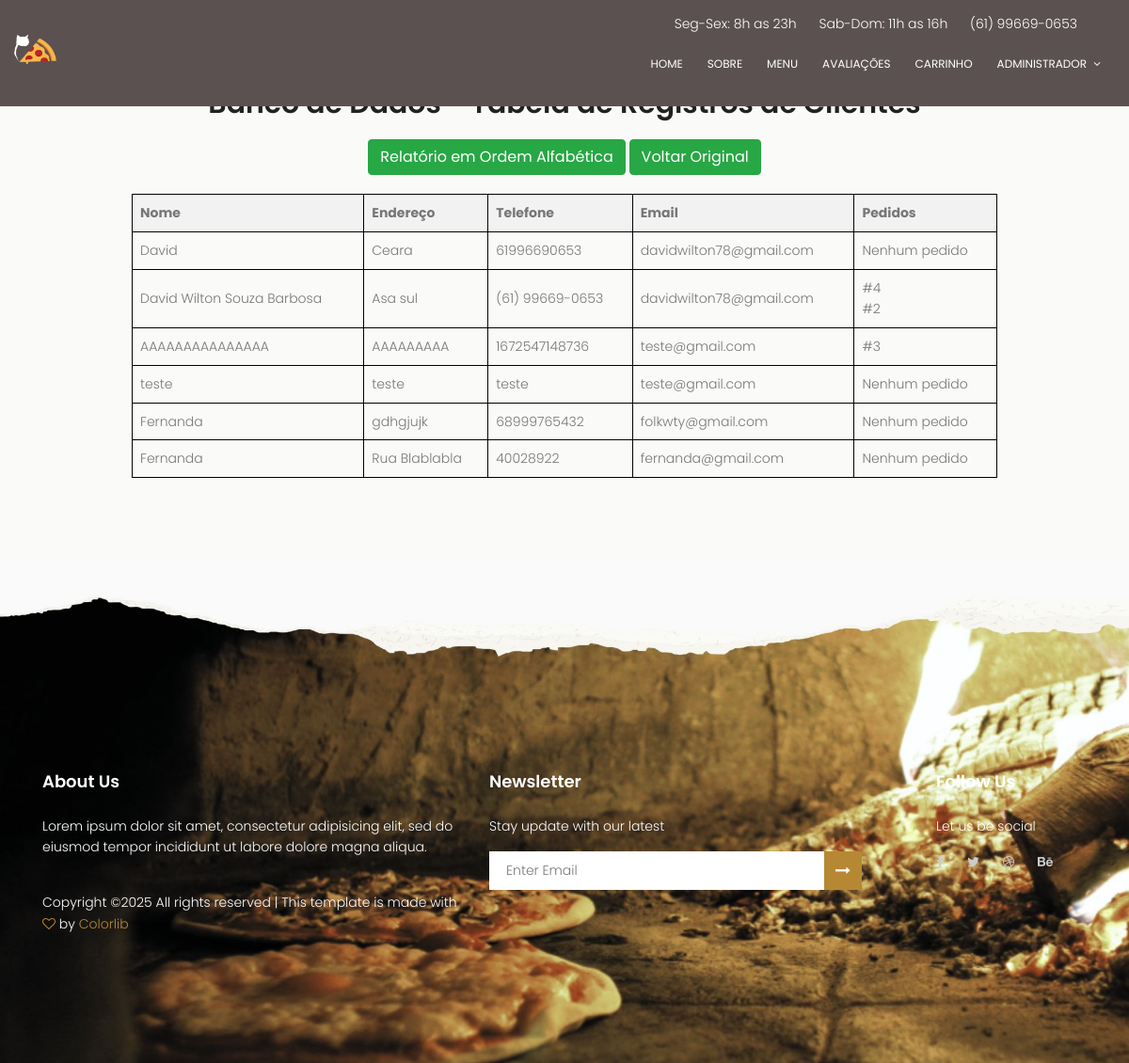
Screenshot of /clientes with the database file from the repository.
### models/pedidos.py (models this page shows, shortened)
class Cliente(db.Model):
    id = db.Column(db.Integer, primary_key=True)
    nome = db.Column(db.String(100), nullable=False)
    endereco = db.Column(db.String(200))
    telefone = db.Column(db.String(20), nullable=False)
    email = db.Column(db.String(100))
    pedidos = db.relationship('Pedido', backref='cliente', lazy=True)

class Pedido(db.Model):
    id = db.Column(db.Integer, primary_key=True)
    numero_pedido = db.Column(db.Integer, unique=True, nullable=False)
    cliente_id = db.Column(db.Integer, db.ForeignKey('cliente.id'), nullable=False)
    itens = db.Column(db.JSON, nullable=False)
    preco_total = db.Column(db.Float, nullable=False)
    local_entrega = db.Column(db.String(100), nullable=False)
    data_pedido = db.Column(db.DateTime, default=db.func.current_timestamp())

### app.py (the view)
@app.route('/clientes')
def lista_clientes():
    clientes = Cliente.query.all()
    return render_template('tabela_cliente.html', clientes=clientes)

### templates/tabela_cliente.html (shortened to what this page needs)
	<!DOCTYPE html>
	<html lang="zxx" class="no-js">
	<head>
			<link rel="stylesheet" href="{{ url_for('static', filename='css/linearicons.css') }}">
			<link rel="stylesheet" href="{{ url_for('static', filename='css/owl.carousel.css') }}">
			<link rel="stylesheet" href="{{ url_for('static', filename='css/font-awesome.min.css') }}">
			<link rel="stylesheet" href="{{ url_for('static', filename='css/nice-select.css') }}">
			<link rel="stylesheet" href="{{ url_for('static', filename='css/magnific-popup.css') }}">
			<link rel="stylesheet" href="{{ url_for('static', filename='css/bootstrap.css') }}">
			<link rel="stylesheet" href="{{ url_for('static', filename='css/main.css') }}">
		</head>
		<body>
			<header id="header" id="home">
				<div class="header-top">
		  			<div class="container">
				  		<div class="row justify-content-end">
				  			<div class="col-lg-8 col-sm-4 col-8 header-top-right no-padding">
				  				<ul>
				  					<li>
				  						Seg-Sex: 8h as 23h
				  					</li>
				  					<li>
				  						Sab-Dom: 11h as 16h
				  					</li>
				  					<li>
				  						<a href="tel:(61) 99669-0653">(61) 99669-0653</a>
				  					</li>
				  				</ul>
				  			</div>
				  		</div>
		  			</div>
				</div>
			    <div class="container no-padding">
			    	<div class="row align-items-center justify-content-between d-flex">
						<div id="logo">
							<a href="{{ url_for('home') }}">
								<img src="{{ url_for('static', filename='img/logo.png') }}" alt="Logo" title="Logo" width="90" height="auto" />
							</a>
						</div>
				      <nav id="nav-menu-container">
				        <ul class="nav-menu no-padding">
				          <li class="menu-active no-padding"><a href="{{ url_for('home') }}">Home</a></li>
				          <li><a href="#about">Sobre</a></li>
				          <li><a href="{{ url_for('menu') }}">Menu</a></li>
				          <li><a href="#review">Avaliações</a></li>
				          <li><a href="{{ url_for('carrinho') }}">Carrinho</a></li>
				          <li class="menu-has-children no-padding"><a href="">Administrador</a>
				          </li>
				        </ul>
				      </nav>
			    	</div>
			    </div>
			  </header>
			  <section class="generic-banner">
				<div class="container">
					<div class="row height align-items-center justify-content-center">
						<div class="col-lg-10">
							<div class="generic-banner-content">
								<h2>Banco de Dados - Tabela de Registros de Clientes</h2>
								<div style="margin: 20px 0;">
									<a href="{{ url_for('relatorio_clientes') }}" class="btn btn-success">Relatório em Ordem Alfabética</a>
									<a href="{{ url_for('lista_clientes') }}" class="btn btn-success">Voltar Original</a>
								</div>
								<table border="1">
								<tr>
									<th>Nome</th>
									<th>Endereço</th>
									<th>Telefone</th>
									<th>Email</th>
									<th>Pedidos</th>
								</tr>
								{% for cliente in clientes %}
								<tr>
									<td>{{ cliente.nome }}</td>
									<td>{{ cliente.endereco }}</td>
									<td>{{ cliente.telefone }}</td>
									<td>{{ cliente.email }}</td>
									<td>
										{% if cliente.pedidos %}
											{% for pedido in cliente.pedidos %}
												#{{ pedido.numero_pedido }}<br>
											{% endfor %}
										{% else %}
											Nenhum pedido
										{% endif %}
									</td>
								</tr>
								{% endfor %}
							</table>
							</div>
						</div>
					</div>
				</div>
			</section>
			<footer class="footer-area section-gap">
				<div class="container">
					<div class="row">
						<div class="col-lg-5 col-md-6 col-sm-6">
							<div class="single-footer-widget">
								<h6>About Us</h6>
								<p>
									Lorem ipsum dolor sit amet, consectetur adipisicing elit, sed do eiusmod tempor incididunt ut labore dolore magna aliqua.
								</p>
								<p class="footer-text">
Copyright &copy;<script>document.write(new Date().getFullYear());</script> All rights reserved | This template is made with <i class="fa fa-heart-o" aria-hidden="true"></i> by <a href="https://colorlib.com" target="_blank">Colorlib</a>
								</p>
							</div>
						</div>
						<div class="col-lg-5  col-md-6 col-sm-6">
							<div class="single-footer-widget">
								<h6>Newsletter</h6>
								<p>Stay update with our latest</p>
								<div class="" id="mc_embed_signup">
									<form target="_blank" novalidate="true" action="https://spondonit.us12.list-manage.com/subscribe/post?u=1462626880ade1ac87bd9c93a&amp;id=92a4423d01" method="get" class="form-inline">
										<input class="form-control" name="EMAIL" placeholder="Enter Email" onfocus="this.placeholder = ''" onblur="this.placeholder = 'Enter Email '" required="" type="email">
			                            	<button class="click-btn btn btn-default"><i class="fa fa-long-arrow-right" aria-hidden="true"></i></button>
									</form>
								</div>
							</div>
						</div>
						<div class="col-lg-2 col-md-6 col-sm-6 social-widget">
							<div class="single-footer-widget">
								<h6>Follow Us</h6>
								<p>Let us be social</p>
								<div class="footer-social d-flex align-items-center">
									<a href="#"><i class="fa fa-facebook"></i></a>
									<a href="#"><i class="fa fa-twitter"></i></a>
									<a href="#"><i class="fa fa-dribbble"></i></a>
									<a href="#"><i class="fa fa-behance"></i></a>
								</div>
							</div>
						</div>
					</div>
				</div>
			</footer>
		</body>
	</html>

### static/css/main.css (style rules this page uses)
body { color: #777777; font-family: "Poppins", sans-serif; font-size: 14px; font-weight: 300; line-height: 1.625em; position: relative; }
ol, ul { margin: 0; padding: 0; list-style: none; }
a { -webkit-transition: all 0.3s ease 0s; -moz-transition: all 0.3s ease 0s; -o-transition: all 0.3s ease 0s; transition: all 0.3s ease 0s; }
a, a:focus, a:hover { text-decoration: none; outline: 0; }
#logo { transform: scale(0.5); transform-origin: top left; }
.btn i, .btn-large i, .btn-floating i, .btn-large i, .btn-flat i { font-size: 1em; line-height: inherit; }
h1, h2, h3, h4, h5, h6 { font-family: "Poppins", sans-serif; color: #222222; line-height: 1.2em !important; margin-bottom: 0; margin-top: 0; font-weight: 600; }
h2, .h2 { font-size: 30px; }
h6, .h6 { font-size: 14px; color: #222222; }
td, th { border-radius: 0px; }
.container.no-padding { padding-left: 0; padding-right: 0; }
.no-padding { padding: 0; }
h2 { font-size: 30px; }
h6 { font-size: 14px; }
h1, h2, h3, h4, h5, h6 { line-height: 1.5em; }
#header { padding: 14px 0; position: fixed; left: 0; top: 0; right: 0; transition: all 0.5s; z-index: 997; }
.header-top ul { text-align: right; margin-right: 5px; }
.header-top ul li { color: #ffffff; display: inline-block; margin-right: 20px; }
.header-top ul li a { color: #fff; }
#header #logo img { padding: 0; margin: 0; }
.nav-menu, .nav-menu * { margin: 0; padding: 0; list-style: none; }
.nav-menu li { position: relative; white-space: nowrap; }
.nav-menu > li { float: left; }
.sf-arrows .sf-with-ul { padding-right: 30px; }
.sf-arrows .sf-with-ul:after { content: "\f107"; position: absolute; right: 15px; font-family: FontAwesome; font-style: normal; font-weight: normal; }
#nav-menu-container { margin: 0; }
.nav-menu a { padding: 0 8px 0px 8px; text-decoration: none; display: inline-block; color: #fff; font-weight: 400; font-size: 12px; text-transform: uppercase; outline: none; }
.nav-menu > li { margin-left: 10px; }
#mobile-nav { position: fixed; top: 0; padding-top: 18px; bottom: 0; z-index: 998; background: rgba(0, 0, 0, 0.8); left: -260px; width: 260px; overflow-y: auto; transition: 0.4s; }
#mobile-nav ul { padding: 0; margin: 0; list-style: none; }
#mobile-nav ul li { position: relative; }
#mobile-nav ul li a { color: #fff; font-size: 13px; text-transform: uppercase; overflow: hidden; padding: 10px 22px 10px 15px; position: relative; text-decoration: none; width: 100%; display: block; outline: none; font-weight: 700; }
.section-gap { padding: 120px 0; }
.footer-area { color: #fff; padding-top: 220px; background: url(../img/footer-bg.jpg) center; background-size: cover; }
.footer-area h6 { color: #fff; margin-bottom: 25px; font-size: 18px; font-weight: 600; }
.footer-social a { padding-right: 25px; -webkit-transition: all 0.3s ease 0s; -moz-transition: all 0.3s ease 0s; -o-transition: all 0.3s ease 0s; transition: all 0.3s ease 0s; }
.footer-social i { color: #cccccc; -webkit-transition: all 0.3s ease 0s; -moz-transition: all 0.3s ease 0s; -o-transition: all 0.3s ease 0s; transition: all 0.3s ease 0s; }
.single-footer-widget input { border: none; width: 80% !important; font-weight: 300; background: #fff; color: #777; padding-left: 20px; border-radius: 0; font-size: 14px; padding: 10px 18px; }
.single-footer-widget .click-btn { background-color: #b68834; color: #fff; border-radius: 0; border-top-left-radius: 0px; border-bottom-left-radius: 0px; padding: 8px 12px; border: 0; }
.footer-text { padding-top: 20px; }
.footer-text a, .footer-text i { color: #b68834; }
.generic-banner { background-color: #fafaf9; text-align: center; }
.generic-banner .height { height: 600px; }
.generic-banner .generic-banner-content h2 { line-height: 1.2em; margin-bottom: 20px; }

### templates/tabela_cliente.html (style rules this page uses)
table { width: 100%; border-collapse: collapse; }
th, td { border: 1px solid black; padding: 8px; text-align: left; }
th { background-color: #f2f2f2; }
header { position: fixed; background-color: #5c5151; }

### rows the page displays
Cliente: nome "David", endereco "Ceara", telefone "61996690653", email "davidwilton78@gmail.com", shows "Nenhum pedido"
Cliente: nome "David Wilton Souza Barbosa", endereco "Asa sul", telefone "(61) 99669-0653", email "davidwilton78@gmail.com"
Pedido: numero_pedido "4"
Pedido: numero_pedido "2"
Cliente: nome "AAAAAAAAAAAAAAA", endereco "AAAAAAAAA", telefone "1672547148736", email "teste@gmail.com"
Pedido: numero_pedido "3"
Cliente: nome "teste", endereco "teste", telefone "teste", email "teste@gmail.com", shows "Nenhum pedido"
Cliente: nome "Fernanda", endereco "gdhgjujk", telefone "68999765432", email "folkwty@gmail.com", shows "Nenhum pedido"
Cliente: nome "Fernanda", endereco "Rua Blablabla", telefone "40028922", email "fernanda@gmail.com", shows "Nenhum pedido"
